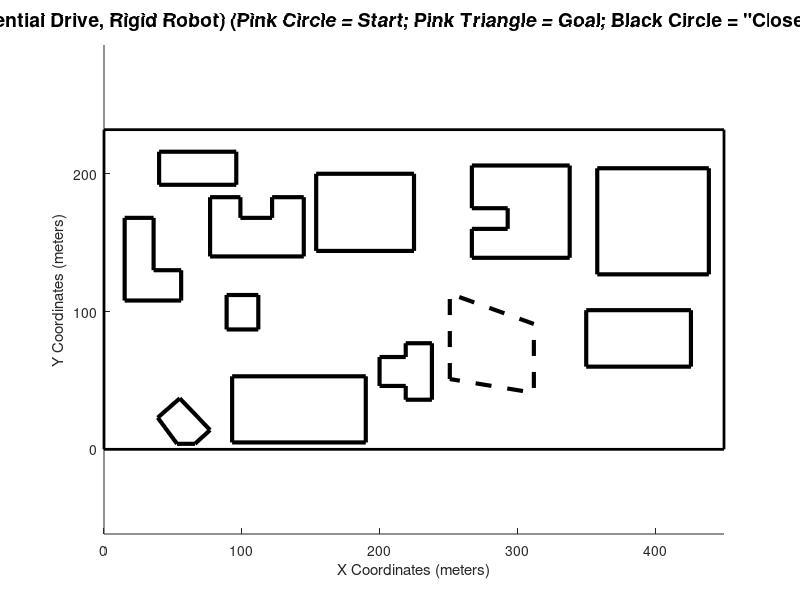

The MATLAB source for this figure: (Note: this script raises an error after producing the figure.)
%%%
% Chris Wheatley 
% ENPM661 Spring 2020
% Project #5 

%close all; 
clear all;

% % Solicit input node configuration from user
% fprintf('\n');
% prompt = 'Enter x,y START node location in meters and starting orientation in deg. (e.g. [1,1,30]): ';
% start_node = input(prompt);
% fprintf('\n');
% 
% % Solicit goal node configuration from user
% fprintf('\n');
% prompt1 = 'Enter x,y GOAL node location in meters (e.g. [10,9]): ';
% goal_node = input(prompt1);
% fprintf('\n');
% 
% % Calulated Paramaters From Datasheet
% r=(354/2)/1000;
% L=2*r;
% wheelLength=pi*(76/1000);
% wheelRad=(76/2)/1000;
% 
% % Solicit obstacle clearance from user
% fprintf('\n');
% prompt3 = 'Enter obstacle clearance (meters): ';
% c = input(prompt3);
% fprintf('\n');
% 
% % Solicit wheel RPMs from user
% fprintf('\n');
% prompt3 = 'Enter wheel RPMs [rpm1, rpm2]: ';
% rpms = input(prompt3);
% fprintf('\n');

xmin=0; ymin=0;
xmax=450; ymax=232;
fig=figure; hold on; axis equal;
% Define black border around action movement area
h_border=line([xmin xmax xmax xmin xmin],[ymin ymin ymax ymax ymin],'Color','black','LineWidth',2);
xlabel('X Coordinates (meters)'); ylabel('Y Coordinates (meters)');
title('Scenario 1 RRT (Differential Drive, Rigid Robot) (Pink Circle = Start; Pink Triangle = Goal; Black Circle = "Close Enough to Goal" Region)','FontSize',14);

xl = [xmin xmax]; 
yl = [ymin ymax];

air_density = 1205; % Dry air near sea level in g/m^3
concrete_density = 3150000; % Density of concrete in g/m^3
steel_density = 7190000; % Density of steel in g/m^3
global x_source y_source
%x_source=400;
%y_source=218;
x_source=12;
y_source=225;

%%%%%%%%%%%%%%%%%%%%%%% START of SHELLY/LU's EDITS %%%%%%%%%%%%%%%%%%%%%%%%%
global map_height map_width X Y
map_height=232; %m
map_width=450; %m
[X,Y]=meshgrid([1:1:map_width],[1:1:map_height]); %#ok<NBRAK>
X=flip(X);
Y=flip(Y);

% Define vertices of every obstacle
h1=line([15 15 36 36 56 56 15],[108 168 168 130 130 108 108],'Color','black','LineWidth',3);
h2=line([40 40 96 96 40],[192 216 216 192 192],'Color','black','LineWidth',3);
h3=line([89 89 112 112 89],[87 112 112 87 87],'Color','black','LineWidth',3);
h4=line([77 77 99 99 122 122 145 145 77],[140 183 183 168 168 183 183 140 140],'Color','black','LineWidth',3);
h5=line([93 93 190 190 93],[5 53 53 5 5],'Color','black','LineWidth',3);
h6=line([154 154 225 225 154],[144 200 200 144 144],'Color','black','LineWidth',3);
h7=line([350 350 426 426 350],[60 101 101 60 60],'Color','black','LineWidth',3);
h8=line([219 219 200 200 219 219 238 238 219],[36 46 46 67 67 77 77 36 36],'Color','black','LineWidth',3);
h9=line([267 267 293 293 267 267 338 338 267],[139 160 160 175 175 206 206 139 139],'Color','black','LineWidth',3);
h10=line([358 358 439 439 358],[127 204 204 127 127],'Color','black','LineWidth',3);
h11=line([53 39 55 77 66 53],[4 23 37 14 4 4],'Color','black','LineWidth',3);
h12=line([251 251 312 312 251],[51 113 91 41 51],'Color','black','LineWidth',3,'LineStyle','--');
fill(h1.XData,h1.YData,'w')
fill(h2.XData,h2.YData,'w')
fill(h3.XData,h3.YData,'w')
fill(h4.XData,h4.YData,'w')
fill(h5.XData,h5.YData,'w')
fill(h6.XData,h6.YData,'w')
fill(h7.XData,h7.YData,'w')
fill(h8.XData,h8.YData,'w')
fill(h9.XData,h9.YData,'w')
fill(h10.XData,h10.YData,'w')
fill(h11.XData,h11.YData,'w')
fill(h12.XData,h12.YData,'w')

% Find x,y centroid of each obstacle
[x1,y1]=calc_polygon_center(h1.XData,h1.YData);
[x2,y2]=calc_polygon_center(h2.XData,h2.YData);
[x3,y3]=calc_polygon_center(h3.XData,h3.YData);
[x4,y4]=calc_polygon_center(h4.XData,h4.YData);
[x5,y5]=calc_polygon_center(h5.XData,h5.YData);
[x6,y6]=calc_polygon_center(h6.XData,h6.YData);
[x7,y7]=calc_polygon_center(h7.XData,h7.YData);
[x8,y8]=calc_polygon_center(h8.XData,h8.YData);
[x9,y9]=calc_polygon_center(h9.XData,h9.YData);
[x10,y10]=calc_polygon_center(h10.XData,h10.YData);
[x11,y11]=calc_polygon_center(h11.XData,h11.YData);
[x12,y12]=calc_polygon_center(h12.XData,h12.YData);

% Find distances from every vertex to center
dist1=sqrt(((h1.XData-x1).^2)+((h1.YData-y1).^2));
dist2=sqrt(((h2.XData-x2).^2)+((h2.YData-y2).^2));
dist3=sqrt(((h3.XData-x3).^2)+((h3.YData-y3).^2));
dist4=sqrt(((h4.XData-x4).^2)+((h4.YData-y4).^2));
dist5=sqrt(((h5.XData-x5).^2)+((h5.YData-y5).^2));
dist6=sqrt(((h6.XData-x6).^2)+((h6.YData-y6).^2));
dist7=sqrt(((h7.XData-x7).^2)+((h7.YData-y7).^2));
dist8=sqrt(((h8.XData-x8).^2)+((h8.YData-y8).^2));
dist9=sqrt(((h9.XData-x9).^2)+((h9.YData-y9).^2));
dist10=sqrt(((h10.XData-x10).^2)+((h10.YData-y10).^2));
dist11=sqrt(((h11.XData-x11).^2)+((h11.YData-y11).^2));
dist12=sqrt(((h12.XData-x12).^2)+((h12.YData-y12).^2));

% Calc effective radius
rad1=1.1*max(dist1);
rad2=1.1*max(dist2);
rad3=1.1*max(dist3);
rad4=1.1*max(dist4);
rad5=1.1*max(dist5);
rad6=1.1*max(dist6);
rad7=1.1*max(dist7);
rad8=1.1*max(dist8);
rad9=1.1*max(dist9);
rad10=1.1*max(dist10);
rad11=1.1*max(dist11);
rad12=1.1*max(dist12);

cesium_137=[0.662,8.04e-6,  7.065e-6, 0.6,0.8];
concrete  =[0.662,8.062e-6, 6.083e-6, 0.6,0.8];
steel     =[0.323,2.875e-6, 2.953e-6, 0.3,0.4];
interaction_coefficient=extrapolation(cesium_137);
interaction_coefficient_concrete=extrapolation(concrete);
interaction_coefficient_steel=extrapolation(steel);
total_miu=interaction_coefficient*air_density; % 1/m
total_miu_concrete=interaction_coefficient_concrete*concrete_density; % 1/m
total_miu_steel=interaction_coefficient_steel*steel_density;

R=zeros(map_height, map_width);
R1=zeros(map_height, map_width);
R2=zeros(map_height, map_width);
R3=zeros(map_height, map_width);
R4=zeros(map_height, map_width);
R5=zeros(map_height, map_width);
R6=zeros(map_height, map_width);
R7=zeros(map_height, map_width);
R8=zeros(map_height, map_width);
R9=zeros(map_height, map_width);
R10=zeros(map_height, map_width);
R11=zeros(map_height, map_width);
R12=zeros(map_height, map_width);

for rows=1:1:map_height
    for cols=1:1:map_width
        R(rows,cols)=sqrt(((Y(rows,cols)-y_source)^2)+((X(rows,cols)-x_source)^2));
        R1(rows,cols)=sqrt(((Y(rows,cols)-y1)^2)+((X(rows,cols)-x1)^2));
        R2(rows,cols)=sqrt(((Y(rows,cols)-y2)^2)+((X(rows,cols)-x2)^2));
        R3(rows,cols)=sqrt(((Y(rows,cols)-y3)^2)+((X(rows,cols)-x3)^2));
        R4(rows,cols)=sqrt(((Y(rows,cols)-y4)^2)+((X(rows,cols)-x4)^2));
        R5(rows,cols)=sqrt(((Y(rows,cols)-y5)^2)+((X(rows,cols)-x5)^2));
        R6(rows,cols)=sqrt(((Y(rows,cols)-y6)^2)+((X(rows,cols)-x6)^2));
        R7(rows,cols)=sqrt(((Y(rows,cols)-y7)^2)+((X(rows,cols)-x7)^2));
        R8(rows,cols)=sqrt(((Y(rows,cols)-y8)^2)+((X(rows,cols)-x8)^2));
        R9(rows,cols)=sqrt(((Y(rows,cols)-y9)^2)+((X(rows,cols)-x9)^2));
        R10(rows,cols)=sqrt(((Y(rows,cols)-y10)^2)+((X(rows,cols)-x10)^2));
        R11(rows,cols)=sqrt(((Y(rows,cols)-y11)^2)+((X(rows,cols)-x11)^2));
        R12(rows,cols)=sqrt(((Y(rows,cols)-y12)^2)+((X(rows,cols)-x12)^2));
    end
end

% Back up Rs to use with obs12 later
R1_12 = R1;
R2_12 = R2;
R3_12 = R3;
R4_12 = R4;
R5_12 = R5;
R6_12 = R6;
R7_12 = R7;
R8_12 = R8;
R9_12 = R9;
R10_12 = R10;
R11_12 = R11;

% % Main source attenuation
% Calculate parameters for bisecting line perpendicular to source
[a1,b1] = findLinePts(x1,y1);
[a2,b2] = findLinePts(x2,y2);
[a3,b3] = findLinePts(x3,y3);
[a4,b4] = findLinePts(x4,y4);
[a5,b5] = findLinePts(x5,y5);
[a6,b6] = findLinePts(x6,y6);
[a7,b7] = findLinePts(x7,y7);
[a8,b8] = findLinePts(x8,y8);
[a9,b9] = findLinePts(x9,y9);
[a10,b10] = findLinePts(x10,y10);
[a11,b11] = findLinePts(x11,y11);

% Find boolean matrix for each obstacle
isLeft1 = isLeft(a1,b1);
isLeft2 = isLeft(a2,b2);
isLeft3 = isLeft(a3,b3);
isLeft4 = isLeft(a4,b4);
isLeft5 = isLeft(a5,b5);
isLeft6 = isLeft(a6,b6);
isLeft7 = isLeft(a7,b7);
isLeft8 = isLeft(a8,b8);
isLeft9 = isLeft(a9,b9);
isLeft10 = isLeft(a10,b10);
isLeft11 = isLeft(a11,b11);

% Zero out values on source side of obstacle
% R1(isLeft1==sourceDir1)=0;
R1(isLeft1==1)=0;
R2(isLeft2==1)=0;
R3(isLeft3==1)=0;
R4(isLeft4==1)=0;
R5(isLeft5==1)=0;
R6(isLeft6==1)=0;
R7(isLeft7==1)=0;
R8(isLeft8==1)=0;
R9(isLeft9==1)=0;
R10(isLeft10==1)=0;
R11(isLeft11==1)=0;

% Threshold at attenuation "radius"
R1(R1>rad1)=0;
R2(R2>rad2)=0;
R3(R3>rad3)=0;
R4(R4>rad4)=0;
R5(R5>rad5)=0;
R6(R6>rad6)=0;
R7(R7>rad7)=0;
R8(R8>rad8)=0;
R9(R9>rad9)=0;
R10(R10>rad10)=0;
R11(R11>rad11)=0;
% R12(R12<rad12)=0;

% % Obstacle 12 attenuation
% Calculate parameters for bisecting line perpendicular to 12
[a1,b1] = findLinePts(x1,y1, x12,y12);
[a2,b2] = findLinePts(x2,y2, x12,y12);
[a3,b3] = findLinePts(x3,y3, x12,y12);
[a4,b4] = findLinePts(x4,y4, x12,y12);
[a5,b5] = findLinePts(x5,y5, x12,y12);
[a6,b6] = findLinePts(x6,y6, x12,y12);
[a7,b7] = findLinePts(x7,y7, x12,y12);
[a8,b8] = findLinePts(x8,y8, x12,y12);
[a9,b9] = findLinePts(x9,y9, x12,y12);
[a10,b10] = findLinePts(x10,y10, x12,y12);
[a11,b11] = findLinePts(x11,y11, x12,y12);

% Find boolean matrix for each obstacle
isLeft1 = isLeft(a1,b1);
isLeft2 = isLeft(a2,b2);
isLeft3 = isLeft(a3,b3);
isLeft4 = isLeft(a4,b4);
isLeft5 = isLeft(a5,b5);
isLeft6 = isLeft(a6,b6);
isLeft7 = isLeft(a7,b7);
isLeft8 = isLeft(a8,b8);
isLeft9 = isLeft(a9,b9);
isLeft10 = isLeft(a10,b10);
isLeft11 = isLeft(a11,b11);

% Zero out values on source side of obstacle
R1_12(isLeft1==0)=0;
R2_12(isLeft2==0)=0;
R3_12(isLeft3==0)=0;
R4_12(isLeft4==0)=0;
R5_12(isLeft5==0)=0;
R6_12(isLeft6==0)=0;
R7_12(isLeft7==1)=0;
R8_12(isLeft8==0)=0;
R9_12(isLeft9==1)=0;
R10_12(isLeft10==1)=0;
R11_12(isLeft11==0)=0;

% Threshold at attenuation "radius"
R1_12(R1_12>rad1)=0;
R2_12(R2_12>rad2)=0;
R3_12(R3_12>rad3)=0;
R4_12(R4_12>rad4)=0;
R5_12(R5_12>rad5)=0;
R6_12(R6_12>rad6)=0;
R7_12(R7_12>rad7)=0;
R8_12(R8_12>rad8)=0;
R9_12(R9_12>rad9)=0;
R10_12(R10_12>rad10)=0;
R11_12(R11_12>rad11)=0;

% % Calculate exposures and attenuations
source_strength=(9.45601235e17)./(4.*pi.*R.^2);
source_strength_steel = (9.45601235e17)./(4.*pi.*R12.^2);

% Attenuation of original source only
attenuation_at_R =exp(-total_miu.*abs(R));
attenuation_at_R1=exp(-total_miu_concrete.*abs(R1));
attenuation_at_R2=exp(-total_miu_concrete.*abs(R2));
attenuation_at_R3=exp(-total_miu_concrete.*abs(R3));
attenuation_at_R4=exp(-total_miu_concrete.*abs(R4));
attenuation_at_R5=exp(-total_miu_concrete.*abs(R5));
attenuation_at_R6=exp(-total_miu_concrete.*abs(R6));
attenuation_at_R7=exp(-total_miu_concrete.*abs(R7));
attenuation_at_R8=exp(-total_miu_concrete.*abs(R8));
attenuation_at_R9=exp(-total_miu_concrete.*abs(R9));
attenuation_at_R10=exp(-total_miu_concrete.*abs(R10));
attenuation_at_R11=exp(-total_miu_concrete.*abs(R11));
attenuation_at_R12=exp(-.001.*abs(R12));

concrete_attenuation_1=attenuation_at_R1+attenuation_at_R2+attenuation_at_R3+attenuation_at_R4+attenuation_at_R5+attenuation_at_R6+attenuation_at_R7+attenuation_at_R8+attenuation_at_R9+attenuation_at_R10+attenuation_at_R11;
% Remove some overlapping areas of 0s (which became 1 after exp) to prevent affecting entire map
%concrete_attenuation_1(concrete_attenuation_1==11)=1;
concrete_attenuation_1(concrete_attenuation_1==10)=1;

% Attenuation of Obstacle 12 only
attenuation_at_R1=exp(-total_miu_concrete.*abs(R1_12));
attenuation_at_R2=exp(-total_miu_concrete.*abs(R2_12));
attenuation_at_R3=exp(-total_miu_concrete.*abs(R3_12));
attenuation_at_R4=exp(-total_miu_concrete.*abs(R4_12));
attenuation_at_R5=exp(-total_miu_concrete.*abs(R5_12));
attenuation_at_R6=exp(-total_miu_concrete.*abs(R6_12));
attenuation_at_R7=exp(-total_miu_concrete.*abs(R7_12));
attenuation_at_R8=exp(-total_miu_concrete.*abs(R8_12));
attenuation_at_R9=exp(-total_miu_concrete.*abs(R9_12));
attenuation_at_R10=exp(-total_miu_concrete.*abs(R10_12));
attenuation_at_R11=exp(-total_miu_concrete.*abs(R11_12));

concrete_attenuation_2=attenuation_at_R1+attenuation_at_R2+attenuation_at_R3+attenuation_at_R4+attenuation_at_R5+attenuation_at_R6+attenuation_at_R7+attenuation_at_R8+attenuation_at_R9+attenuation_at_R10+attenuation_at_R11;
%concrete_attenuation_2(concrete_attenuation_2==11)=1;

response_function=1.835e-3*cesium_137(1)*interaction_coefficient;
response_function_steel=1.835e-3*steel(1)*interaction_coefficient_steel;
Exposure_rate=response_function.*source_strength.*attenuation_at_R;

%Exposure2=Exposure_rate.*attenuation_at_R1.*attenuation_at_R2.*attenuation_at_R3.*attenuation_at_R4.*attenuation_at_R5.*attenuation_at_R6.*attenuation_at_R7.*attenuation_at_R8.*attenuation_at_R9.*attenuation_at_R10.*attenuation_at_R11;
%Exposure_steel=response_function_steel.*source_strength_steel.*attenuation_at_R12;
%  Add 1/8 factor here??
Exposure_rate_steel=response_function_steel.*(source_strength_steel).*attenuation_at_R12;

%Exposure=(Exposure_rate+Exposure_rate_steel).*concrete_attenuation_1;
Exposure=Exposure_rate.*concrete_attenuation_1;
Exposure_steel=Exposure_rate_steel.*concrete_attenuation_2;
Total_Exposure = Exposure + Exposure_steel;
% For display only:
Exposure_log = log(Total_Exposure);

%%%%%%%%%%%%%%%%%%%%% END of SHELLY/LU's EDITS %%%%%%%%%%%%%%%%%%%%
%%%

hold on;
hh=surf(X,Y,Exposure_log,'FaceAlpha',.5,'EdgeAlpha',.5);
c = colorbar;
c.Label.String = "Log of Exposure Values";
view(2)
xlim([xmin xmax]); 
ylim([ymin ymax]);
hold on; 
z = get(hh,'ZData');
set(hh,'ZData',z-19)

%Total_Exposure=flip(Total_Exposure)';
Total_Exposure=flip(Exposure_log)';

%%% TEMP (make user inputs)
start_node=[425,12,0];
goal_node=[x_source,y_source];
%goal_node=[40,90];
r=0.3;
c=4;
rpms=[8,8];
wheelRad=.3;
L=0.6;
weight_exposure=0.7;
weight_dist=0.3;

%%% TEMP (make user inputs)

Obstacles=[h1 h2 h3 h4 h5 h6 h7 h8 h9 h10 h11 h12];
startInObstacle = obstacleCheckRigid(Obstacles,start_node,r,c);
goalInObstacle = obstacleCheckRigid(Obstacles,goal_node,r,c);

if or(startInObstacle==1,or(or(start_node(1)>xmax,start_node(1)<xmin),or(start_node(2)>ymax,start_node(2)<ymin)))
    outside_obs_start=1;
    while or(or(outside_obs_start==1,or(or(start_node(1)>xmax,start_node(1)<xmin),or(start_node(2)>ymax,start_node(2)<ymin))),or(start_node(1)==0,start_node(2)==0))
        % Display message if start node falls outside of action space 
        fprintf('\n');
        disp('INVALID START NODE LOCATION!');
        fprintf('\n');
        prompt = 'Enter new x,y STARTING node location (e.g. [0,0,30]), relative to bottom left corner of action space: ';
        start_node = input(prompt);
        outside_obs_start = obstacleCheckRigid(Obstacles,start_node,r,c);
    end
end

if or(goalInObstacle==1,or(or(goal_node(1)>xmax,goal_node(1)<xmin),or(goal_node(2)>ymax,goal_node(2)<ymin)))
    outside_obs_goal=1;
    while or(outside_obs_goal==1,or(or(goal_node(1)>xmax,goal_node(1)<xmin),or(goal_node(2)>ymax,goal_node(2)<ymin)))
        % Display message if goal node falls outside of action space 
        fprintf('\n');
        disp('INVALID GOAL NODE LOCATION!');
        fprintf('\n');
        prompt = 'Enter new x,y GOAL node location (e.g. [10,9]), relative to bottom left corner of action space: ';
        goal_node = input(prompt);
        outside_obs_goal = obstacleCheckRigid(Obstacles,goal_node,r,c);
    end
end

%%%

% Start program run timer
tic

% Plot yellow circle around goal node, representing distance
% threshold/margin
th = 0:pi/50:2*pi;
x_circle = 4 * cos(th) + goal_node(1);
y_circle = 4 * sin(th) + goal_node(2);
plot(x_circle, y_circle,'k-','LineWidth',3);
%fill(x_circle, y_circle, 'y');
drawnow

% Plot start and end point
plot(start_node(1), start_node(2),'mo','MarkerFaceColor','m');
plot(goal_node(1), goal_node(2),'m^','MarkerFaceColor','m');
uistack(fig,'top');

start_node(3)=start_node(3)*(pi/180);
% Initialize start node info
Nodes(1).x=start_node(1);
Nodes(1).y=start_node(2);
Nodes(1).Explored=0;
Nodes(1).ParentID=0;
Nodes(1).Theta=wrapTo2Pi(start_node(3));
Nodes(1).ID=1;
Nodes(1).Cost2Go=sqrt((abs(start_node(1)-goal_node(1))^2)+(abs(start_node(2)-goal_node(2))^2))+Total_Exposure(Nodes(1).x,Nodes(1).y);
Nodes(1).TotalCost=Nodes(1).Cost2Go+Total_Exposure(start_node(1),start_node(2));
Nodes(1).interpsX=0;
Nodes(1).interpsY=0;
Nodes(1).LeftRPM=0;
Nodes(1).RightRPM=0;

% Convert angle to 0-2*pi scale
start_node(3)=wrapTo2Pi(start_node(3));

% Toggle that states goal node has not been explored
goal_node_explored=0;

% Initialize node ID counter and Parent ID counter
i=1;
ParentIdx=1;

rpm_vals{1}=[0,rpms(1)];
rpm_vals{2}=[rpms(1),0];
rpm_vals{3}=[rpms(1),rpms(1)];
rpm_vals{4}=[0,rpms(2)];
rpm_vals{5}=[rpms(2),0];
rpm_vals{6}=[rpms(2),rpms(2)];
rpm_vals{7}=[rpms(1),rpms(2)];
rpm_vals{8}=[rpms(2),rpms(1)];
n=length(rpm_vals);

Xs=[]; Ys=[];
xx=start_node(1); yy=start_node(2);
startAngle=start_node(3);
firstIteration=1;
T=[];


% While goal node HAS NOT BEEN EXPLORED, perform RRT
while goal_node_explored==0
    cost_ref=1000000000;
    if firstIteration==1
        firstIteration=0;
        firstIteration1=1;
        xmin1=xmin;
        xmax1=xmax;
        randX=xmin1+rand(1,1)*(xmax1-xmin1);
        ymin1=ymin;
        ymax1=ymax;
        randY=ymin1+rand(1,1)*(ymax1-ymin1);
        h_tmp=plot(randX,randY,'ro','MarkerSize',10,'MarkerFaceColor','r');
    else      
        delete(h_tmp); delete(h_tmp2);
        % Sort unexplored nodes by lowest total cost
        T = struct2table(Nodes); % convert the struct array to a table
        sortedT = sortrows(T, 'TotalCost'); % sort the table by 'TotalCost'
        toDelete = sortedT.Explored == 1;
        sortedT(toDelete,:) = [];
        sortedS = table2struct(sortedT); % change it back to struct array if necessary
        % Extract first node in the sorted queue
        if isempty(sortedS)==1
            fprintf('\n\n PROGRAM TERMINATED! NO FURTHER ACTIONS POSSIBLE! (interference w/obstacles or map boundary)')
            return 
        else
        end
        
%         if sum(Xs>250)==0
            xmin1=xmin;
            xmax1=xmax;
            randX=xmin1+rand(1,1)*(xmax1-xmin1);
            ymin1=ymin;
            ymax1=ymax;
            randY=ymin1+rand(1,1)*(ymax1-ymin1);
            h_tmp=plot(randX,randY,'ro','MarkerSize',10,'MarkerFaceColor','r');
%         else
%             xmin1=xmax/2;
%             xmax1=xmax;
%             randX=xmin1+rand(1,1)*(xmax1-xmin1);
%             ymin1=ymin;
%             ymax1=ymax;
%             randY=ymin1+rand(1,1)*(ymax1-ymin1);
%             h_tmp=plot(randX,randY,'ro','MarkerSize',10,'MarkerFaceColor','r');
%         end
 
        Xs=[Nodes.x];
        Ys=[Nodes.y];
        IDs=[Nodes.ID];
        Angless=[Nodes.Theta];
        EXPLORED=[Nodes.Explored];
        dist_node=sqrt(((Xs-randX).^2)+((Ys-randY).^2));
        [MIN,MIN_IDX]=min(dist_node);
        xx=Xs(MIN_IDX);
        yy=Ys(MIN_IDX);
        ParentIdx=IDs(MIN_IDX);
        startAngle=Angless(MIN_IDX);
        isExplored=EXPLORED(MIN_IDX);
    end
    kk=1;
    for k=1:1:length(rpm_vals)
        % Generate new node
        if goal_node_explored==0
        rpmLeft=rpm_vals{k}(1);
        rpmRight=rpm_vals{k}(2);
        [newX,newY,newTheta,interpX,interpY,runningDist] = changeAngle(xx,yy,startAngle,rpmLeft,rpmRight,wheelRad,L);
        
        if firstIteration1==1
            isExplored=0;
            firstIteration1=0;
        else
        end
        
        % Check if new node is in any of the obstacles
        outsideObstaclesANDBorder=obstacleCheckRigid(Obstacles,[newX,newY],r,c);
        
        checker=0; checker1=0; checker2=0; checker3=0; 
        for iiii=1:1:length(Obstacles)
            h=Obstacles(iiii);
            In = inpolygon(interpX,interpY,h.XData+r+c,h.YData+r+c);
            In1= inpolygon(interpX,interpY,h.XData+r+c,h.YData-r-c);
            In2= inpolygon(interpX,interpY,h.XData-r-c,h.YData+r+c);
            In3= inpolygon(interpX,interpY,h.XData-r-c,h.YData-r-c);
            checker=checker+sum(In);
            checker1=checker1+sum(In1);
            checker2=checker2+sum(In2);
            checker3=checker3+sum(In3);
        end
        CloseToOuterBorder=or(or((newX-xmin)<=(r+c),(xmax-newX)<=(r+c)),or((newY-ymin)<=(r+c),(ymax-newY)<=(r+c)));
        CloseToOuterBorder_interps=sum(abs(xmax-interpX)<=(r+c))+sum(abs(xmin-interpX)<=(r+c))+sum(abs(ymax-interpY)<=(r+c))+sum(abs(ymin-interpY)<=(r+c));
        if or(or(or(checker>=1,checker1>=1),or(checker2>=1,checker3>=1)),or(or(newX>xmax,newX<xmin),or(newY>ymax,newY<ymin)))==1
            interpolatedSegmentsInBorder=1;
        else
            interpolatedSegmentsInBorder=0;
        end
       
        Anglee=wrapTo2Pi(newTheta);
                    
        % Check if new node is within 0.1 distance of any other node
        if isempty(Xs)==1
            num=0;
        else
            Xstmp=Xs-newX; Ystmp=Ys-newY;
            num=sum(and(abs(Xstmp)<=.1,abs(Ystmp)<=.1));
        end
        
        if and(and(newX>=xmin,newY>=ymin),num==0)                

            if and(and(and(and(outsideObstaclesANDBorder==0,interpolatedSegmentsInBorder==0),or(goal_node_explored==0,and(and(newX>=xmin,newX<=xmax),and(newY>=ymin,newY<=ymax))))==1,num==0),and(CloseToOuterBorder_interps==0,CloseToOuterBorder==0))==1                                
                %cost2go=sqrt((abs(newX-x_source)^2)+(abs(newY-y_source)^2));
                cost2go=sqrt((abs(newX-randX)^2)+(abs(newY-randY)^2));
                sumCost=(weight_exposure*Total_Exposure(round(newX),round(newY)))+(weight_dist*cost2go);
                Total_Cost(kk)=sumCost;
                Anglees(kk)=Anglee;
                x_vals(kk)=newX;
                y_vals(kk)=newY;
                interpXs{kk}=interpX;
                interpYs{kk}=interpY;
                rpmLefts(kk)=rpmLeft;
                rpmRights(kk)=rpmRight;
                
                kk=kk+1;
                
            else
            end
        else
        end
        else
        end
    end
    
    %Anglee=wrapTo2Pi(startAngle);
    
    if isempty(Total_Cost)==0
        [sumCost,min_idx]=min(Total_Cost);
        newX=x_vals(min_idx);
        newY=y_vals(min_idx);
        interpX=interpXs{min_idx};
        interpY=interpYs{min_idx};
        Anglee=Anglees(min_idx);
        rpmLeft=rpmLefts(min_idx);
        rpmRight=rpmRights(min_idx);
        h_tmp2=line([randX xx],[randY yy],'Color','red','LineStyle','--','LineWidth',1);

        
        closeEnough=sqrt((goal_node(1)-newX)^2+(goal_node(2)-newY)^2)<5;
        if closeEnough==1
            goal_node_explored=1;
        else
        end
        Total_Cost=[];
        Anglees=[]; 
        x_vals=[]; 
        y_vals=[]; 
        interpXs={}; 
        interpYs={}; 
        rpmLefts=[]; 
        rpmRights=[];

        i=i+1;
        drawnow
        xxx = interpX;
        yyy = interpY;
        % Cubic spline data interpolation
        tt = 1:numel(xxx);
        xy = [xxx;yyy];
        pp = spline(tt,xy);
        tInterp = linspace(1,numel(xxx));
        xyInterp = ppval(pp, tInterp);
        plot(xyInterp(1,:),xyInterp(2,:),'b-');
        Nodes(i).x=newX;
        Nodes(i).y=newY;
        Nodes(i).ParentID=ParentIdx;
        Nodes(i).ID=i;
        Nodes(i).Theta=Anglee;
        Nodes(i).Cost2Go=cost2go;
        Nodes(i).TotalCost=sumCost;
        Nodes(i).Explored=0;
        Nodes(i).interpsX=interpX;
        Nodes(i).interpsY=interpY;
        Nodes(i).LeftRPM=rpmLeft;
        Nodes(i).RightRPM=rpmRight;
        %XS=[XS newX]; YS=[YS newY];

        % Mark node as "Explored"
        Nodes(ParentIdx).Explored=1;
        
    else
    end
end

% Backtrack to find optimal path, and plot it with a red line
backTrackingFinished=0;
k=0;
k_tmp=0;

T = struct2table(Nodes); % convert the struct array to a table
toDelete = T.Explored == 0;
T(toDelete,:) = [];

node_idx=Nodes(end).ID;
delete(h_tmp); delete(h_tmp2);
while backTrackingFinished==0
    k=k+1;
    k_tmp=k_tmp+1;
    xxx = Nodes(node_idx).interpsX;
    yyy = Nodes(node_idx).interpsY;
    if or(and(xxx==0,yyy==0)==1,node_idx==1)
    else
        % Cubic spline data interpolation
        tt = 1:numel(xxx);
        xy = [xxx;yyy];
        pp = spline(tt,xy);
        tInterp = linspace(1,numel(xxx));
        xyInterp = ppval(pp, tInterp);
        plot(xyInterp(1,:),xyInterp(2,:),'g-','LineWidth',2);
    end
                    
    xVals(k)=Nodes(node_idx).x;
    yVals(k)=Nodes(node_idx).y;
    
    xVals_tmp(k_tmp)=Nodes(node_idx).x;
    yVals_tmp(k_tmp)=Nodes(node_idx).y;
    
    if length(xxx)<=1
    else
        for iii=1:1:length(xxx)
            k_tmp=k_tmp+1;
            xVals_tmp(k_tmp)=xxx(iii);
            yVals_tmp(k_tmp)=yyy(iii);
        end
    end
    
    plot(Nodes(node_idx).x,Nodes(node_idx).y,'g-','MarkerFaceColor','green','MarkerSize',5);
    nodeNum(k)=k;
    nodeIndex(k)=node_idx;
    leftWheelVel(k)=Nodes(node_idx).LeftRPM;
    rightWheelVel(k)=Nodes(node_idx).RightRPM;
    orientation(k)=Nodes(node_idx).Theta;
    node_idx=Nodes(node_idx).ParentID;
    
    if and(xVals(k)==start_node(1),yVals(k)==start_node(2))
        backTrackingFinished=1;
    else
    end
end

drawnow
plot(start_node(1), start_node(2),'mo','MarkerFaceColor','m');
plot(goal_node(1), goal_node(2),'m^','MarkerFaceColor','m');
drawnow
uistack(fig,'top');

% Convert to VREP Coordinates
X_Values=flip(xVals)/10;
Y_Values=flip(yVals)/10;
X_Values=X_Values-25;
Y_Values=Y_Values-25;

X_Values_tmp=flip(xVals_tmp);
Y_Values_tmp=flip(yVals_tmp);

Left_Wheel_RPMs=flip(leftWheelVel);
Right_Wheel_RPMs=flip(rightWheelVel);
Orientation=flip(orientation);

x_val_input="x_vals={";
y_val_input="y_vals={";
left_vels_input="left_vels={";
right_vels_input="right_vels={";
orientation_input="orientations={";
for p=1:1:length(X_Values)
    x_val_input=strcat(x_val_input,string(X_Values(p)));
    y_val_input=strcat(y_val_input,string(Y_Values(p)));
    left_vels_input=strcat(left_vels_input,string(Left_Wheel_RPMs(p)));
    right_vels_input=strcat(right_vels_input,string(Right_Wheel_RPMs(p)));
    orientation_input=strcat(orientation_input,string(Orientation(p)));
    if p==length(X_Values)
        x_val_input=strcat(x_val_input,"};");
        y_val_input=strcat(y_val_input,"};");
        left_vels_input=strcat(left_vels_input,"};");
        right_vels_input=strcat(right_vels_input,"};");
        orientation_input=strcat(orientation_input,"};");
    else
        x_val_input=strcat(x_val_input,",");
        y_val_input=strcat(y_val_input,",");
        left_vels_input=strcat(left_vels_input,",");
        right_vels_input=strcat(right_vels_input,",");
        orientation_input=strcat(orientation_input,",");
    end
end
disp(x_val_input)
disp(y_val_input)
disp(left_vels_input)
disp(right_vels_input)
disp(orientation_input)

% End program run timer
toc

course=[X_Values_tmp;Y_Values_tmp;zeros(1,length(X_Values_tmp))]';

figure; 
map_lats=[38.983417,38.985492,38.985482,38.983420,38.983417]; 
map_lons=[-76.945334,-76.945366,-76.940177,-76.940137,-76.945334];
geoplot(map_lats,map_lons,'k-','LineWidth',3);
geobasemap('topographic');
geolimits([min(map_lats) max(map_lats)],[min(map_lons) max(map_lons)]);

lla = enu2lla(course,[map_lats(1) map_lons(1) 0]);

course1=[h1.XData;h1.YData;zeros(1,length(h1.XData))]';
course2=[h2.XData;h2.YData;zeros(1,length(h2.XData))]';
course3=[h3.XData;h3.YData;zeros(1,length(h3.XData))]';
course4=[h4.XData;h4.YData;zeros(1,length(h4.XData))]';
course5=[h5.XData;h5.YData;zeros(1,length(h5.XData))]';
course6=[h6.XData;h6.YData;zeros(1,length(h6.XData))]';
course7=[h7.XData;h7.YData;zeros(1,length(h7.XData))]';
course8=[h8.XData;h8.YData;zeros(1,length(h8.XData))]';
course9=[h9.XData;h9.YData;zeros(1,length(h9.XData))]';
course10=[h10.XData;h10.YData;zeros(1,length(h10.XData))]';
course11=[h11.XData;h11.YData;zeros(1,length(h11.XData))]';
course12=[h12.XData;h12.YData;zeros(1,length(h12.XData))]';
lla1 = enu2lla(course1,[map_lats(1) map_lons(1) 0]);
lla2 = enu2lla(course2,[map_lats(1) map_lons(1) 0]);
lla3 = enu2lla(course3,[map_lats(1) map_lons(1) 0]);
lla4 = enu2lla(course4,[map_lats(1) map_lons(1) 0]);
lla5 = enu2lla(course5,[map_lats(1) map_lons(1) 0]);
lla6 = enu2lla(course6,[map_lats(1) map_lons(1) 0]);
lla7 = enu2lla(course7,[map_lats(1) map_lons(1) 0]);
lla8 = enu2lla(course8,[map_lats(1) map_lons(1) 0]);
lla9 = enu2lla(course9,[map_lats(1) map_lons(1) 0]);
lla10 = enu2lla(course10,[map_lats(1) map_lons(1) 0]);
lla11 = enu2lla(course11,[map_lats(1) map_lons(1) 0]);
lla12 = enu2lla(course12,[map_lats(1) map_lons(1) 0]);
hold on;
geoplot(lla1(:,1),lla1(:,2),'k-','LineWidth',2);
geoplot(lla2(:,1),lla2(:,2),'k-','LineWidth',2);
geoplot(lla3(:,1),lla3(:,2),'k-','LineWidth',2);
geoplot(lla4(:,1),lla4(:,2),'k-','LineWidth',2);
geoplot(lla5(:,1),lla5(:,2),'k-','LineWidth',2);
geoplot(lla6(:,1),lla6(:,2),'k-','LineWidth',2);
geoplot(lla7(:,1),lla7(:,2),'k-','LineWidth',2);
geoplot(lla8(:,1),lla8(:,2),'k-','LineWidth',2);
geoplot(lla9(:,1),lla9(:,2),'k-','LineWidth',2);
geoplot(lla10(:,1),lla10(:,2),'k-','LineWidth',2);
geoplot(lla11(:,1),lla11(:,2),'k-','LineWidth',2);
geoplot(lla12(:,1),lla12(:,2),'k--','LineWidth',2);

hold on;
for hhh=1:1:length(lla)
    geoplot(lla(hhh,1),lla(hhh,2),'bo','MarkerSize',3,'MarkerFaceColor','blue');
end
hold on;
geoplot(lla(1,1), lla(1,2),'mo','MarkerFaceColor','m','MarkerSize',6);
geoplot(lla(length(lla),1), lla(length(lla),2),'m^','MarkerFaceColor','m','MarkerSize',6);
title('Calculated Path Plan on College Park Map Projection (Scenario 1)','FontSize',16);